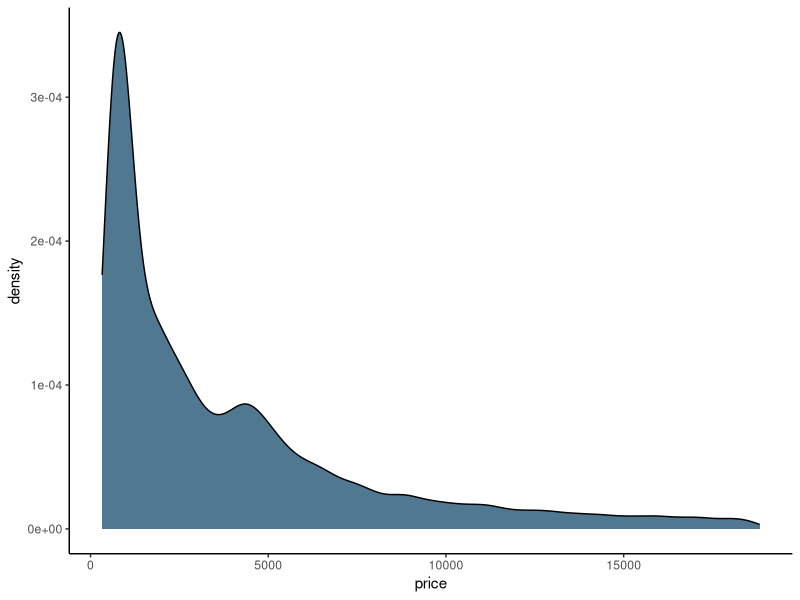
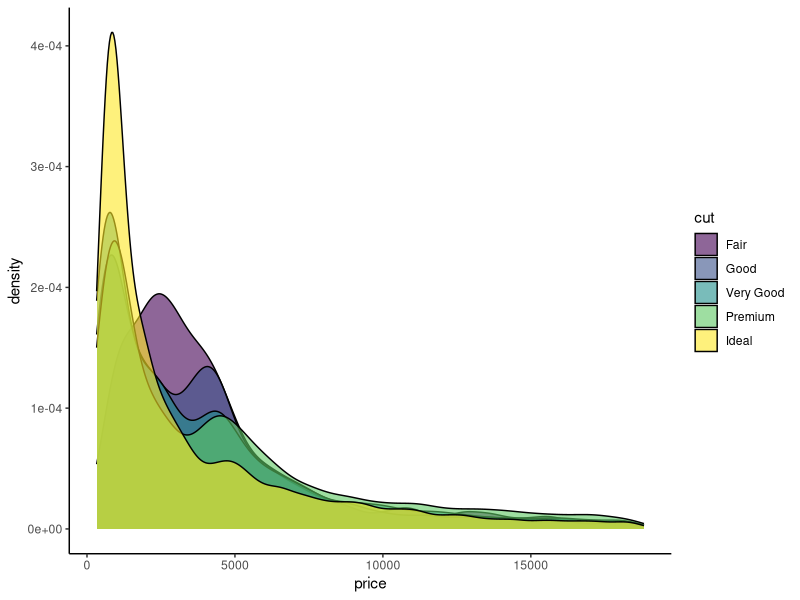
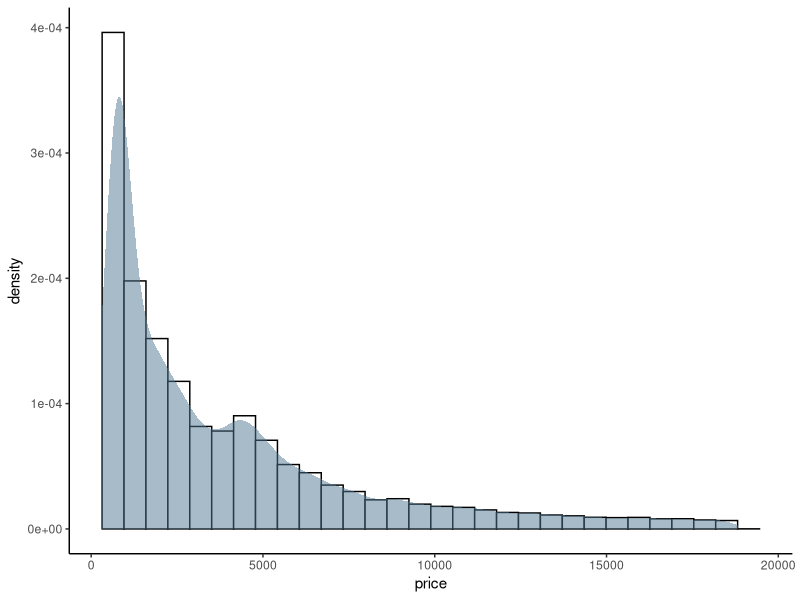

Write the R code that produced these figures, in order.
## ---- chunk 1
library(ggplot2)
library(dplyr)
library(patchwork)

data("diamonds")
diamonds
## ---- chunk 2
 ggplot(diamonds, aes(x=price)) +
  geom_density(fill="#507991") +
  theme_classic()
## ---- chunk 3
 ggplot(diamonds, aes(x=price)) +
  geom_density(aes(fill=cut), alpha=0.6) +
  theme_classic()
## ---- chunk 4
 ggplot(diamonds, aes(x=price)) +
  geom_histogram(aes(y = ..density..), color=1, fill="white") + 
  geom_density(fill="#507991", alpha=0.5, color=NA, lwd=1) +
  theme_classic()
